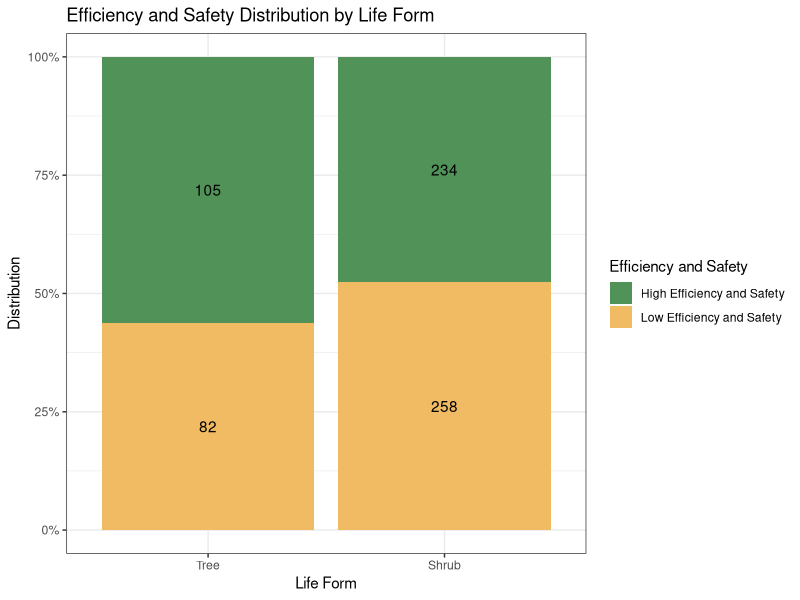
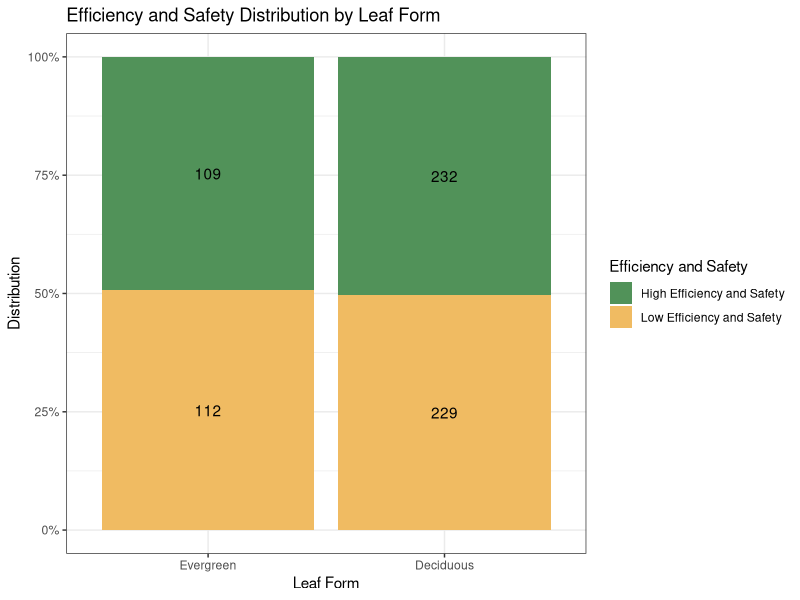
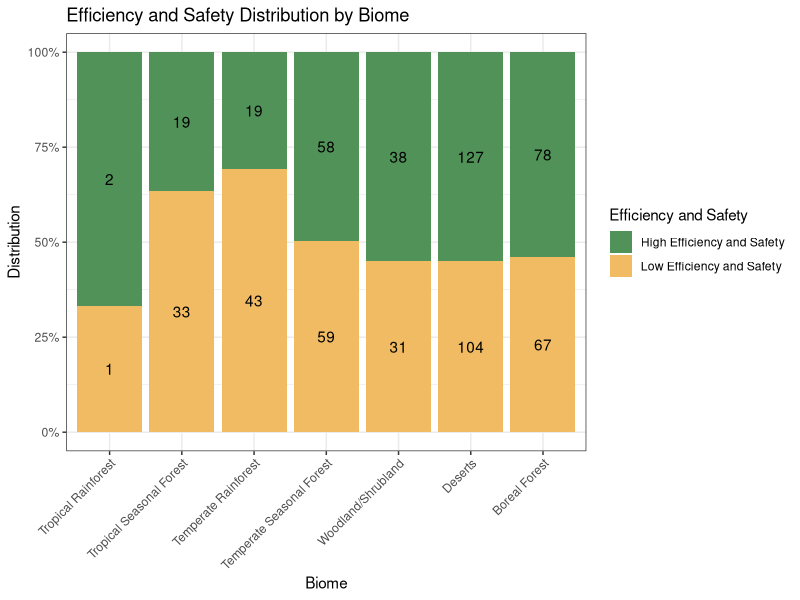
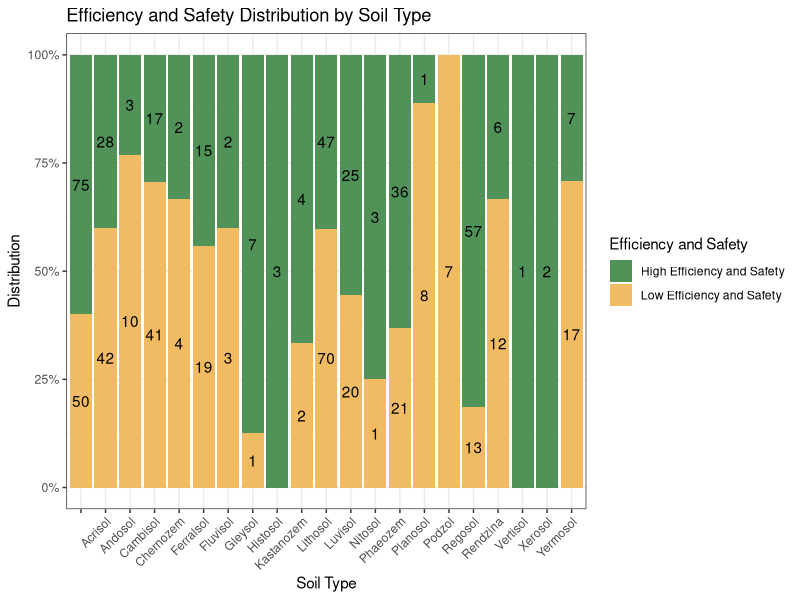
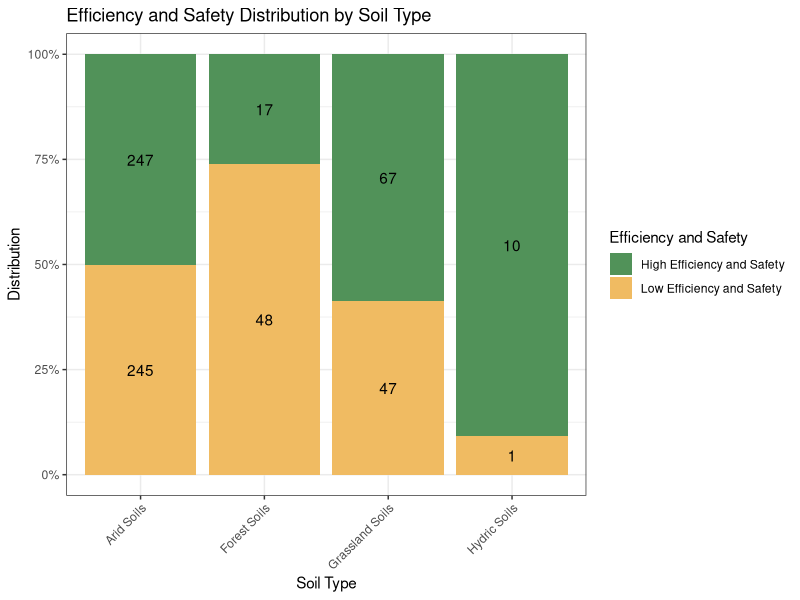
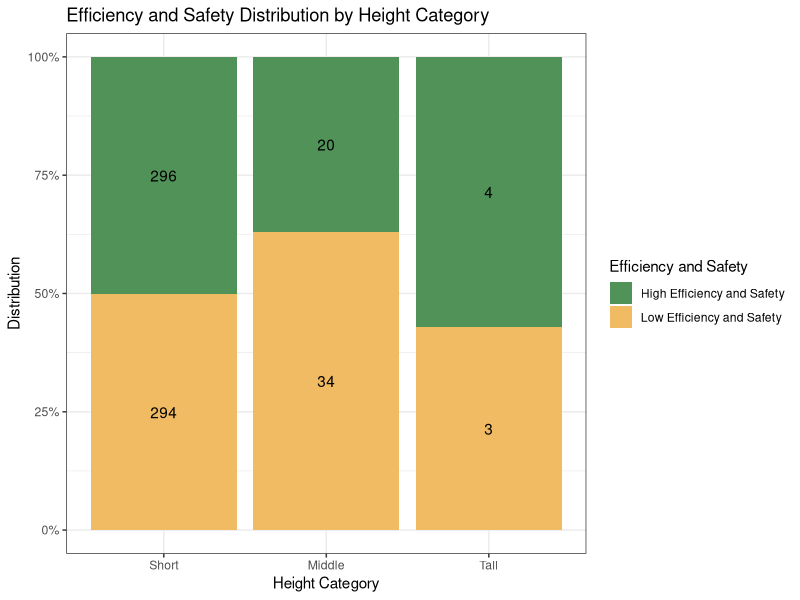

These figures' R source, in order:
library(tidyverse)
library(scales)
library(corrplot)
library(dplyr)
library(scales)


# 读取数据
treeheight <- read.csv("data/1843.csv",header = TRUE)
data_682 <- read.csv("data/682.csv",header = TRUE)

##匹配两个数据集

treeheight_subset <- treeheight %>%
  group_by(Species) %>%
  slice(which.max(Hmax))

treeheight_subset_682 <- treeheight_subset %>% 
  subset(Species %in% data_682$Species)

merged_data <- merge(data_682, treeheight_subset_682[, c("Species", "Hmax")], 
                     by = "Species", all.x = TRUE)

##对被子植物和裸子植物的残差列进行合并
merged_data$Residualall <- ifelse(is.na(merged_data$ResidualAng), 
                                  merged_data$ResidualGym, merged_data$ResidualAng)
##将Residualall改为判断式的，Residualall为负时效率和安全性较低，为0，为正时效率和安全性较高，为1
merged_data$eff_safe <- ifelse(merged_data$Residualall < 0, 0, 1)

##画相对贡献
merged_data %>%
  filter(Life.form %in% c("T", "S")) %>%
  mutate(eff_safe_binary = ifelse(eff_safe == 0, "Low Efficiency and Safety", "High Efficiency and Safety")) %>%
  group_by(Life.form, eff_safe_binary) %>%
  summarize(n = n()) %>%
  group_by(Life.form) %>%
  mutate(prop = n / sum(n)) %>%
  ggplot(mapping = aes(x = factor(Life.form, labels = c("Tree", "Shrub")), y = prop, fill = eff_safe_binary)) +
  geom_bar(stat = "identity", position = "fill") +
  geom_text(aes(label = n), position = position_fill(vjust = 0.5)) +
  labs(x = "Life Form", y = "Distribution", fill = "Efficiency and Safety") +
  theme_bw() +
  scale_fill_manual(values = c("#519259", "#F0BB62")) +
  scale_y_continuous(labels = percent_format()) +
  ggtitle("Efficiency and Safety Distribution by Life Form")

merged_data %>%
  filter(Leaf.form %in% c("E", "D")) %>%
  mutate(eff_safe_binary = ifelse(eff_safe == 0, "Low Efficiency and Safety", "High Efficiency and Safety")) %>%
  group_by(Leaf.form, eff_safe_binary) %>%
  summarize(n = n()) %>%
  group_by(Leaf.form) %>%
  mutate(prop = n / sum(n)) %>%
  ggplot(mapping = aes(x = factor(Leaf.form, labels = c("Evergreen", "Deciduous")), y = prop, fill = eff_safe_binary)) +
  geom_bar(stat = "identity", position = "fill") +
  geom_text(aes(label = n), position = position_fill(vjust = 0.5)) +
  labs(x = "Leaf Form", y = "Distribution", fill = "Efficiency and Safety") +
  theme_bw() +
  scale_fill_manual(values = c("#519259", "#F0BB62")) +
  scale_y_continuous(labels = percent_format()) +
  ggtitle("Efficiency and Safety Distribution by Leaf Form")


merged_data %>%
  filter(Biome %in% c("TRR", "TRS", "TMR", "TMS", "WDS", "DES", "BOR")) %>%
  mutate(eff_safe_binary = ifelse(eff_safe == 0, "Low Efficiency and Safety", "High Efficiency and Safety")) %>%
  group_by(Biome, eff_safe_binary) %>%
  summarize(n = n()) %>%
  group_by(Biome) %>%
  mutate(prop = n / sum(n)) %>%
  ggplot(mapping = aes(x = factor(Biome, labels = c("Tropical Rainforest", "Tropical Seasonal Forest", "Temperate Rainforest", "Temperate Seasonal Forest", "Woodland/Shrubland", "Deserts", "Boreal Forest")), y = prop, fill = eff_safe_binary)) +
  geom_bar(stat = "identity", position = "fill") +
  geom_text(aes(label = n), position = position_fill(vjust = 0.5)) +
  labs(x = "Biome", y = "Distribution", fill = "Efficiency and Safety") +
  theme_bw() +
  scale_fill_manual(values = c("#519259", "#F0BB62")) +
  scale_y_continuous(labels = percent_format()) +
  ggtitle("Efficiency and Safety Distribution by Biome") +
  theme(axis.text.x = element_text(angle = 45, hjust = 1))

merged_data %>%
  filter(!is.na(Soiltype)) %>%
  mutate(eff_safe_binary = ifelse(eff_safe == 0, "Low Efficiency and Safety", "High Efficiency and Safety")) %>%
  group_by(Soiltype, eff_safe_binary) %>%
  summarize(n = n()) %>%
  group_by(Soiltype) %>%
  mutate(prop = n / sum(n)) %>%
  ggplot(mapping = aes(x = factor(Soiltype), y = prop, fill = eff_safe_binary)) +
  geom_bar(stat = "identity", position = "fill") +
  geom_text(aes(label = n), position = position_fill(vjust = 0.5)) +
  labs(x = "Soil Type", y = "Distribution", fill = "Efficiency and Safety") +
  theme_bw() +
  scale_fill_manual(values = c("#519259", "#F0BB62")) +
  scale_y_continuous(labels = percent_format()) +
  ggtitle("Efficiency and Safety Distribution by Soil Type") +
  theme(axis.text.x = element_text(angle = 45, hjust = 1))

##土壤性状分类后

merged_data %>%
  filter(!is.na(Soiltype)) %>%
  mutate(Soil_class = case_when(
    Soiltype %in% c("Gleysol", "Histosol") ~ "Hydric Soils",
    Soiltype %in% c("Podzol", "Cambisol") ~ "Forest Soils",
    Soiltype %in% c("Chernozem", "Phaeozem", "Kastanozem", "Luvisol") ~ "Grassland Soils",
    TRUE ~ "Arid Soils"
  )) %>%
  mutate(eff_safe_binary = ifelse(eff_safe == 0, "Low Efficiency and Safety", "High Efficiency and Safety")) %>%
  group_by(Soil_class, eff_safe_binary) %>%
  summarize(n = n()) %>%
  group_by(Soil_class) %>%
  mutate(prop = n / sum(n)) %>%
  ggplot(mapping = aes(x = factor(Soil_class), y = prop, fill = eff_safe_binary)) +
  geom_bar(stat = "identity", position = "fill") +
  geom_text(aes(label = n), position = position_fill(vjust = 0.5)) +
  labs(x = "Soil Type", y = "Distribution", fill = "Efficiency and Safety") +
  theme_bw() +
  scale_fill_manual(values = c("#519259", "#F0BB62")) +
  scale_y_continuous(labels = percent_format()) +
  ggtitle("Efficiency and Safety Distribution by Soil Type") +
  theme(axis.text.x = element_text(angle = 45, hjust = 1))


##树高性状分类后

merged_data$Height_category <- cut(merged_data$Hmax, breaks = c(0, 45, 100, Inf), labels = c("short", "middle", "tall"))

merged_data %>%
  filter(!is.na(Height_category)) %>%
  mutate(eff_safe_binary = ifelse(eff_safe == 0, "Low Efficiency and Safety", "High Efficiency and Safety")) %>%
  group_by(Height_category, eff_safe_binary) %>%
  summarize(n = n()) %>%
  group_by(Height_category) %>%
  mutate(prop = n / sum(n)) %>%
  ggplot(na.omit(merged_data), mapping = aes(x = factor(Height_category, labels = c("Short", "Middle", "Tall")), y = prop, fill = eff_safe_binary)) +
  geom_bar(stat = "identity", position = "fill") +
  geom_text(aes(label = n), position = position_fill(vjust = 0.5)) +
  labs(x = "Height Category", y = "Distribution", fill = "Efficiency and Safety") +
  theme_bw() +
  scale_fill_manual(values = c("#519259", "#F0BB62")) +
  scale_y_continuous(labels = percent_format()) +
  ggtitle("Efficiency and Safety Distribution by Height Category")


# 因为数据集可能存在重复的物种，需要添加后缀
merged_data <- merged_data %>%
  # 把物种名中的空格替换为_
  mutate(Species = str_replace(Species, " ", "_")) %>% 
  group_by(Species) %>% # 以 Species 列为依据对数据框进行分组
  mutate(suffix = ifelse(row_number() == 1, "", row_number()),
         `species.relative` = Species,
         Species = paste0(Species, suffix)
         )
## 导出到本地
write.csv(merged_data, file = "merged_data.csv", row.names = FALSE)

